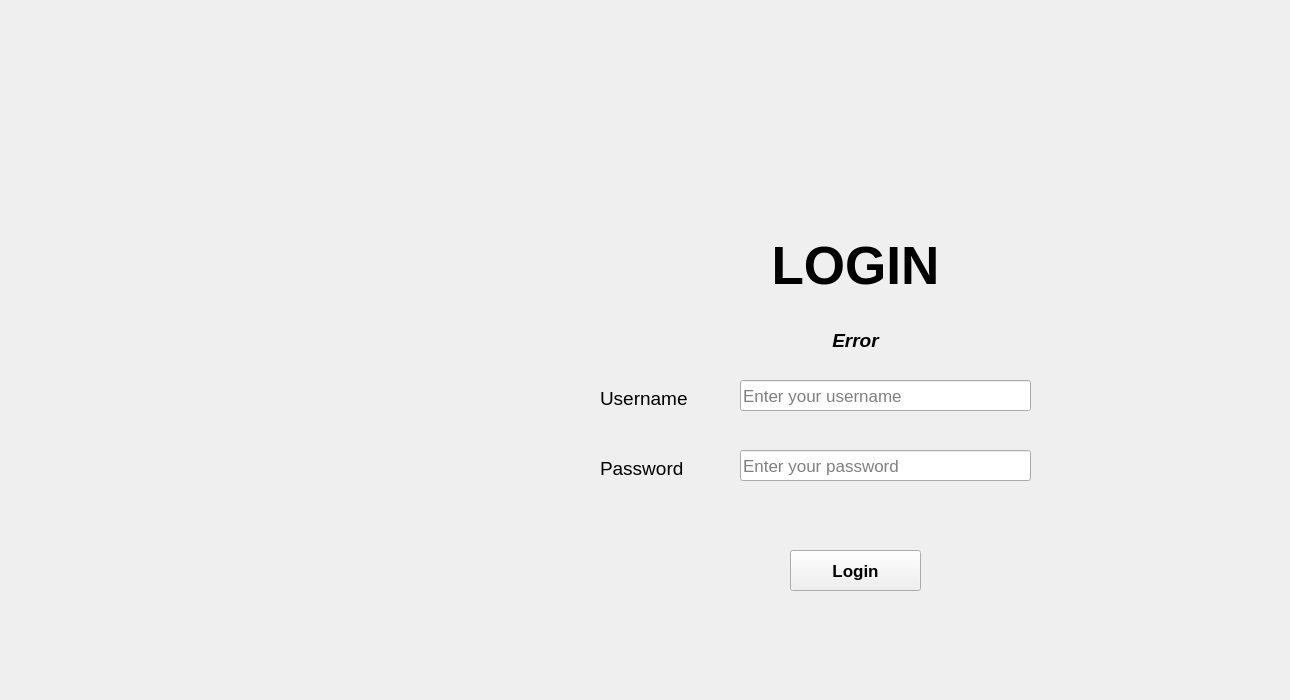
    <widget class="QWidget" name="tab_2">
     <attribute name="title">
      <string>Tab 2</string>
     </attribute>
     <widget class="QFrame" name="frame_login">
      <property name="enabled">
       <bool>true</bool>
      </property>
      <property name="geometry">
       <rect>
        <x>430</x>
        <y>160</y>
        <width>851</width>
        <height>531</height>
       </rect>
      </property>
      <property name="font">
       <font>
        <pointsize>13</pointsize>
       </font>
      </property>
      <property name="frameShape">
       <enum>QFrame::NoFrame</enum>
      </property>
      <property name="frameShadow">
       <enum>QFrame::Raised</enum>
      </property>
      <widget class="QLabel" name="label_login">
       <property name="geometry">
        <rect>
         <x>270</x>
         <y>70</y>
         <width>311</width>
         <height>71</height>
        </rect>
       </property>
       <property name="font">
        <font>
         <pointsize>40</pointsize>
         <weight>75</weight>
         <bold>true</bold>
        </font>
       </property>
       <property name="text">
        <string>LOGIN</string>
       </property>
       <property name="alignment">
        <set>Qt::AlignCenter</set>
       </property>
      </widget>
      <widget class="QLabel" name="label_error">
       <property name="geometry">
        <rect>
         <x>200</x>
         <y>160</y>
         <width>451</width>
         <height>41</height>
        </rect>
       </property>
       <property name="font">
        <font>
         <pointsize>14</pointsize>
         <weight>75</weight>
         <italic>true</italic>
         <bold>true</bold>
        </font>
       </property>
       <property name="text">
        <string>Error</string>
       </property>
       <property name="alignment">
        <set>Qt::AlignCenter</set>
       </property>
      </widget>
      <widget class="QLabel" name="label_username">
       <property name="geometry">
        <rect>
         <x>170</x>
         <y>230</y>
         <width>101</width>
         <height>17</height>
        </rect>
       </property>
       <property name="font">
        <font>
         <pointsize>14</pointsize>
        </font>
       </property>
       <property name="text">
        <string>Username</string>
       </property>
      </widget>
      <widget class="QLabel" name="label_password">
       <property name="geometry">
        <rect>
         <x>170</x>
         <y>300</y>
         <width>101</width>
         <height>17</height>
        </rect>
       </property>
       <property name="font">
        <font>
         <pointsize>14</pointsize>
        </font>
       </property>
       <property name="text">
        <string>Password</string>
       </property>
      </widget>
      <widget class="QPushButton" name="pushButton_login">
       <property name="geometry">
        <rect>
         <x>360</x>
         <y>390</y>
         <width>131</width>
         <height>41</height>
        </rect>
       </property>
       <property name="font">
        <font>
         <pointsize>13</pointsize>
         <weight>75</weight>
         <bold>true</bold>
        </font>
       </property>
       <property name="text">
        <string>Login</string>
       </property>
      </widget>
      <widget class="QLineEdit" name="lineEdit_username">
       <property name="geometry">
        <rect>
         <x>310</x>
         <y>220</y>
         <width>291</width>
         <height>31</height>
        </rect>
       </property>
       <property name="focusPolicy">
        <enum>Qt::StrongFocus</enum>
       </property>
       <property name="placeholderText">
        <string>Enter your username</string>
       </property>
      </widget>
      <widget class="QLineEdit" name="lineEdit_password">
       <property name="geometry">
        <rect>
         <x>310</x>
         <y>290</y>
         <width>291</width>
         <height>31</height>
        </rect>
       </property>
       <property name="echoMode">
        <enum>QLineEdit::Password</enum>
       </property>
       <property name="placeholderText">
        <string>Enter your password</string>
       </property>
      </widget>
     </widget>
    </widget>
